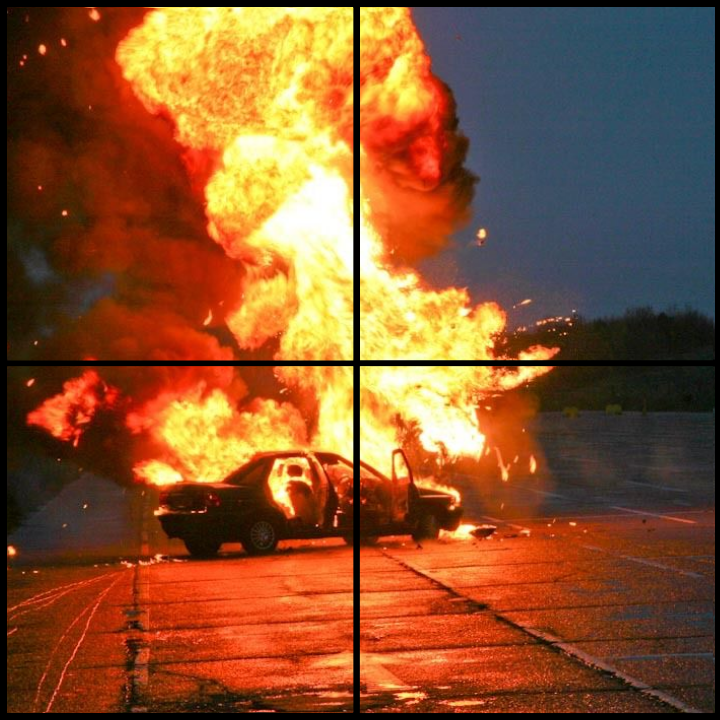
#> input picture Assets/Meledak.png, 720 x 720 px; the run also reads 3 pictures not shown here
$ jupyter execute jurnal_fix.ipynb
#> lines starting #> are read from the running program, lines starting #| are printed output that depends on the picture; after the words box and inside, x2 and y2 are one past the last pixel; in counts of white or black regions, pixels touching at a corner belong together
## **JURNAL FIX MODUL 2**

[cell 1]
import numpy as np
import matplotlib.pyplot as plt
import cv2

Mengimport library-library seperti NumPy yang digunakan untuk melakukan komputasi numerik dan manipulasi matriks, Matplotlib yang digunakan untuk visualisasi data dalam bentuk grafik atau gambar, dan OpenCV yang dirancang untuk keperluan pengolahan citra (image processing).

Kode dibawah berfungsi melakukan dua hal: pertama, membaca file gambar (Meledak.png) dari folder lokal dan menyimpannya ke dalam variabel. Kedua, menampilkan gambar ke layar agar bisa dilihat. Jadi, satu baris untuk mengambil data gambarnya, dan baris berikutnya untuk memunculkannya secara visual.

[cell 2]
img = plt.imread('Assets/Meledak.png')
#> img is the input picture: shape (720, 720, 3) float32; mean R, G, B 0.539, 0.327, 0.182
plt.imshow(img)

[cell 3]
def fungsi_empat_S(gambar, a, b, mode='H'):
 return gambar[a:b, :] if mode == 'H' else gambar[:, a:b]

Fungsi diatas berfungsi untuk memotong atau cropping bagian gambar berdasarkan koordinat yang ditentukan. Pada fungsi tersebut mode 'H' dipilih, maka gambar akan dipotong secara horizontal mengikuti rentang baris dari a sampai b. Jadi, fungsi ini mempermudah kita untuk mengambil irisan gambar tertentu sesuai kebutuhan posisi yang diinginkan.

Kode dibawah digunakan untuk membagi satu gambar utuh menjadi empat bagian yang sama besar, seperti potongan puzzle. Pertama, gambar dipotong secara horizontal menjadi bagian atas dan bawah. Setelah itu, masing-masing bagian tersebut dipotong lagi secara vertikal sehingga menghasilkan empat potongan kecil (citra 1 sampai 4). Terakhir, kode ini menampilkan keempat potongan tersebut secara bersamaan dalam satu bingkai berukuran 2x2 agar lebih mudah dibandingkan.

[cell 4]
bagian_atas = fungsi_empat_S(img, 0, 355, mode='H')
bagian_bawah = fungsi_empat_S(img, 365, 730, mode='H')

citra_1 = fungsi_empat_S(bagian_atas, 0, 355, mode='V')
citra_2 = fungsi_empat_S(bagian_atas, 365, 730, mode='V')

citra_3 = fungsi_empat_S(bagian_bawah, 0, 355, mode='V')
citra_4 = fungsi_empat_S(bagian_bawah, 365, 730, mode='V')


plt.figure(figsize=(8, 8))

plt.subplot(2, 2, 1)
plt.title("Part 1")
plt.imshow(citra_1)

plt.subplot(2, 2, 2)
plt.title("Part 2")
plt.imshow(citra_2)

plt.subplot(2, 2, 3)
plt.title("Part 3")
plt.imshow(citra_3)

plt.subplot(2, 2, 4)
plt.title("Part 4")
plt.imshow(citra_4)

[cell 5]
def fungsi_tiga(image, p1=0, p2=0, p3=0, p4=0):
    h, w = image.shape[:2]
    dilated_shape = (h * 2, w * 2) + image.shape[2:]
    dilated = np.zeros(dilated_shape, dtype=image.dtype)

    for y in range(h * 2):
        for x in range(w * 2):
            dilated[y, x] = image[int(y / 2), int(x / 2)]

    sy, ey = max(0, p1), min(h * 2, h * 2 - p2)
    sx, ex = max(0, p3), min(w * 2, w * 2 - p4)
    hasil = dilated[sy:ey, sx:ex]
    return hasil

Fungsi diatas digunakan untuk memperbesar ukuran gambar menjadi dua kali lipat dari ukuran aslinya melalui proses dilatasi. Cara kerjanya adalah dengan menduplikasi setiap piksel pada gambar asli ke dalam wadah baru yang dimensinya dua kali lebih besar. Selain memperbesar, fungsi ini juga dilengkapi dengan fitur pemotongan (cropping) otomatis di bagian akhir, di mana kita bisa mengatur parameter p1 hingga p4 untuk membuang bagian tepi gambar jika diperlukan. Hasil akhirnya adalah gambar yang tampak lebih besar dengan opsi area yang sudah disesuaikan.

[cell 6]
def crop_hitam(image):
    if image.dtype == float or image.max() <= 1.0:
        image = (image * 255).astype(np.uint8)
    else:
        image = image.astype(np.uint8)

    mask = image > 0
    if len(image.shape) == 3:
        mask = np.any(image > 0, axis=2)

    baris = np.any(mask, axis=1)
    kolom = np.any(mask, axis=0)

    if not np.any(baris) or not np.any(kolom):
        return image

    y1, y2 = np.where(baris)[0][[0, -1]]
    x1, x2 = np.where(kolom)[0][[0, -1]]
    return image[y1:y2+1, x1:x2+1]

Fungsi diatas gunanya untuk membuang pinggiran hitam yang tidak terpakai pada sebuah gambar. Caranya, kode akan mendeteksi piksel mana saja yang memiliki warna (di atas nol) untuk menentukan batas konten asli gambar tersebut. Setelah batas atas, bawah, kiri, dan kanannya ketemu, fungsi akan memotong gambar tepat pada area yang ada isinya saja. Jadi, hasil akhirnya adalah gambar yang lebih padat dan bersih karena bagian hitam di sekelilingnya sudah dihapus otomatis.

Kode dibawah melakukan proses perbesaran dan pembersihan pada keempat potongan gambar yang sudah dibuat sebelumnya. Pertama, setiap potongan gambar diperbesar ukurannya menggunakan fungsi_tiga dengan tambahan sedikit pemangkasan pada bagian tepinya. Setelah diperbesar, gambar-gambar tersebut diproses lagi menggunakan fungsi crop_hitam untuk memastikan tidak ada area kosong atau pinggiran hitam yang mengganggu. Terakhir, hasilnya ditampilkan kembali dalam satu bingkai berukuran 2x2 agar kita bisa melihat hasil perbesaran yang lebih bersih dan fokus pada konten utamanya.

[cell 7]
citra1_dilated = fungsi_tiga(citra_1, p1=5, p2=5, p3=5, p4=5)
citra2_dilated = fungsi_tiga(citra_2, p1=5, p2=5, p3=5, p4=5)
#> call 2 of fungsi_tiga, with p1 = 5, p2 = 5, p3 = 5, p4 = 5
#> after the loop in fungsi_tiga (call 2), `for y in range(h * 2):`:
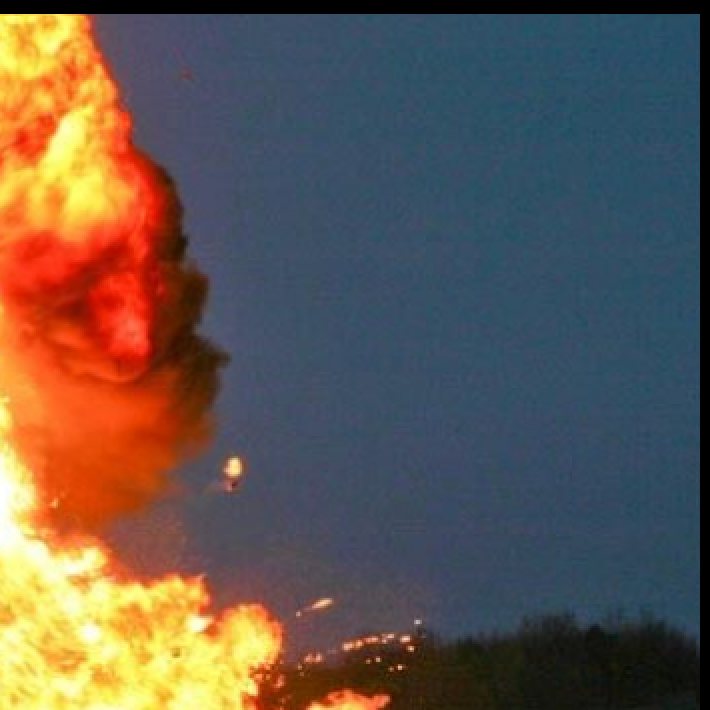
#> dilated: shape (710, 710, 3) float32; mean R, G, B 0.391, 0.342, 0.31
citra3_dilated = fungsi_tiga(citra_3, p1=5, p2=5, p3=5, p4=5)
#> call 3 of fungsi_tiga, with p1 = 5, p2 = 5, p3 = 5, p4 = 5
#> after the loop in fungsi_tiga (call 3), `for y in range(h * 2):`:
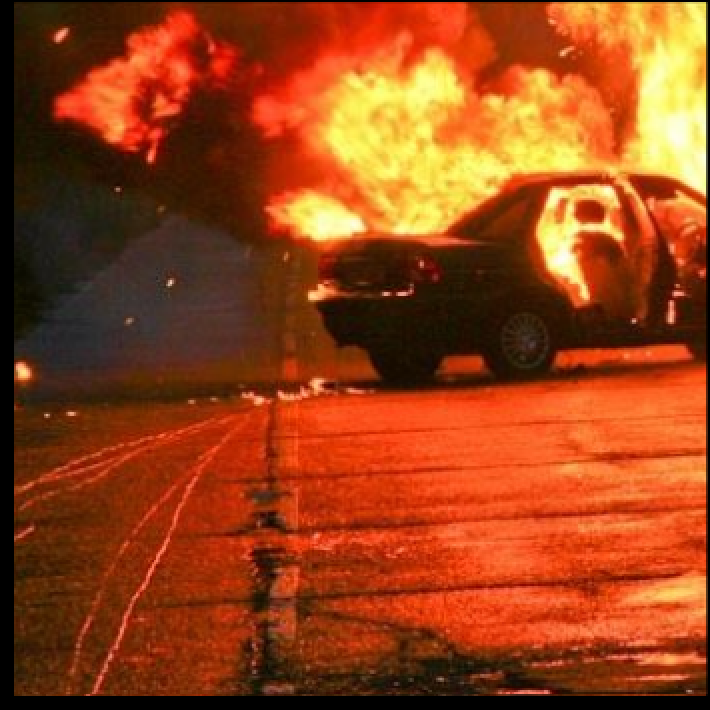
#> dilated: shape (710, 710, 3) float32; mean R, G, B 0.589, 0.261, 0.0935
citra4_dilated = fungsi_tiga(citra_4, p1=5, p2=5, p3=5, p4=5)
#> call 4 of fungsi_tiga, with p1 = 5, p2 = 5, p3 = 5, p4 = 5
#> after the loop in fungsi_tiga (call 4), `for y in range(h * 2):`:
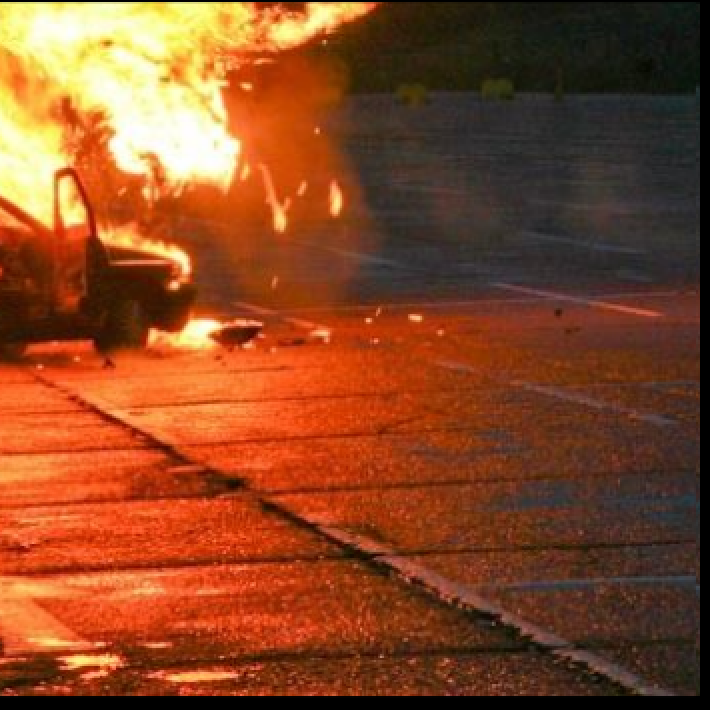
#> dilated: shape (710, 710, 3) float32; mean R, G, B 0.53, 0.282, 0.147

citra1_cut = crop_hitam(citra1_dilated)
#> in crop_hitam, `mask = np.any(image > 0, axis=2)`:
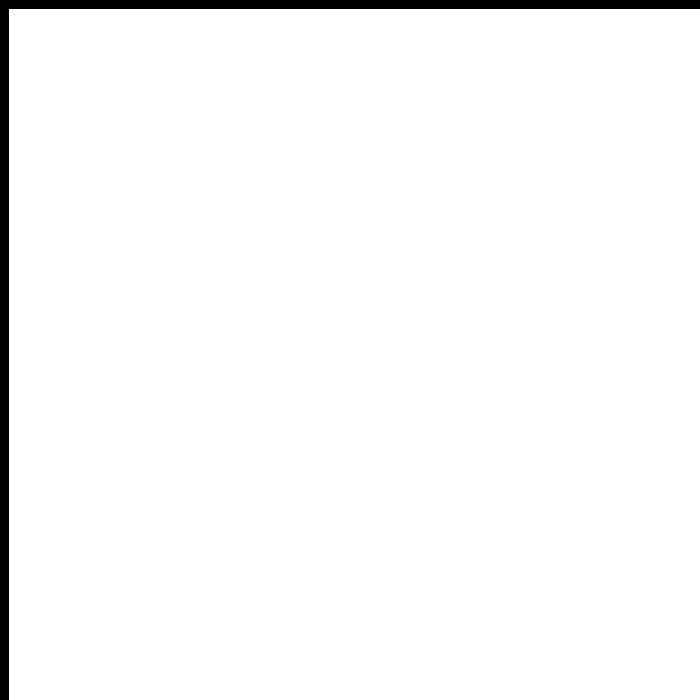
#> mask: shape (700, 700) bool; 97.4% white; 1 black region, box (x1, y1, x2, y2) and area: (0, 0, 700, 700) 12519
#> in crop_hitam, `y1, y2 = np.where(baris)[0][[0, -1]]`: y1 = 9; y2 = 699
#> in crop_hitam, `x1, x2 = np.where(kolom)[0][[0, -1]]`: x1 = 9; x2 = 699
citra2_cut = crop_hitam(citra2_dilated)
citra3_cut = crop_hitam(citra3_dilated)
citra4_cut = crop_hitam(citra4_dilated)
#> in crop_hitam (call 4), `mask = np.any(image > 0, axis=2)`:
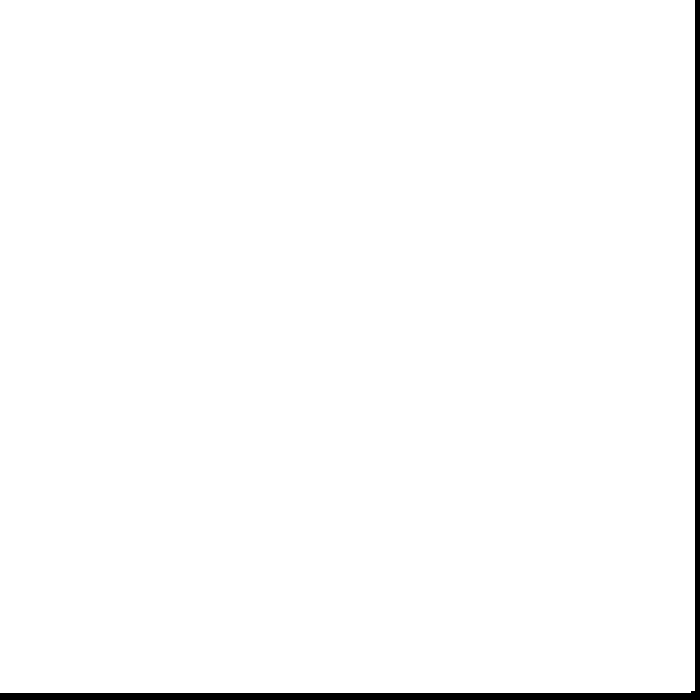
#> mask: shape (700, 700) bool; 98.3% white; 1 black region, box (x1, y1, x2, y2) and area: (0, 0, 700, 700) 8373
#> in crop_hitam (call 4), `y1, y2 = np.where(baris)[0][[0, -1]]`: y2 = 692
#> in crop_hitam (call 4), `x1, x2 = np.where(kolom)[0][[0, -1]]`: x1 = 0; x2 = 694
#> in crop_hitam (call 4), `return image[y1:y2+1, x1:x2+1]`:
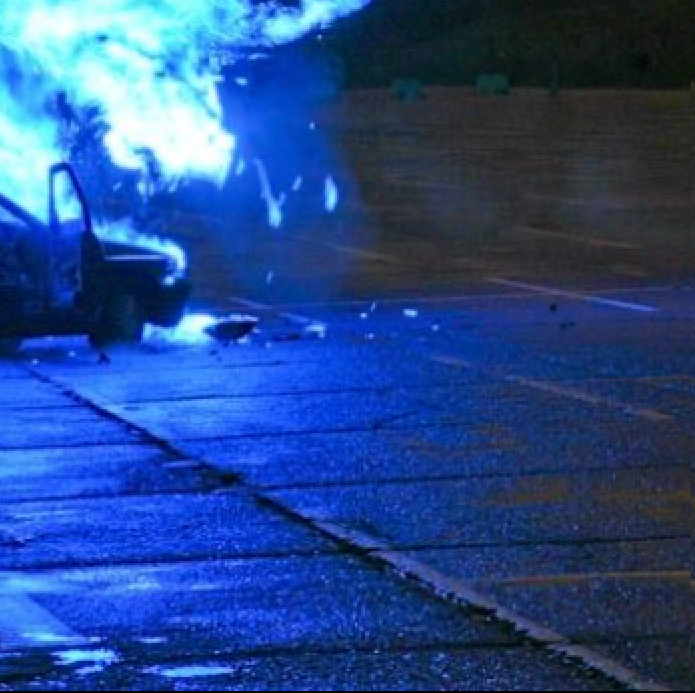
#> returned value: shape (693, 695, 3); mean of channels 0, 1, 2 139.4, 73.8, 38.5; drawn as B, G, R

plt.figure(figsize=(8, 8))

plt.subplot(2, 2, 1)
plt.title("Citra 1")
plt.imshow(citra1_cut)

plt.subplot(2, 2, 2)
plt.title("Citra 2")
plt.imshow(citra2_cut)

plt.subplot(2, 2, 3)
plt.title("Citra 3")
plt.imshow(citra3_cut)

plt.subplot(2, 2, 4)
plt.title("Citra 4")
plt.imshow(citra4_cut)

[cell 8]
def merge_image(citra1, citra2, orientation='H'):
    has_channels = len(citra1.shape) == 3

    if orientation == 'H':
        tinggi = max(citra1.shape[0], citra2.shape[0])
        lebar_total = citra1.shape[1] + citra2.shape[1]

        if not has_channels:
            gabungan = np.zeros((tinggi, lebar_total), dtype=citra1.dtype)
        else:
            gabungan = np.zeros((tinggi, lebar_total, citra1.shape[2]), dtype=citra1.dtype)

        gabungan[0:citra1.shape[0], 0:citra1.shape[1]] = citra1
        gabungan[0:citra2.shape[0], citra1.shape[1]:] = citra2

    else:
        lebar = max(citra1.shape[1], citra2.shape[1])
        tinggi_total = citra1.shape[0] + citra2.shape[0]

        if not has_channels:
            gabungan = np.zeros((tinggi_total, lebar), dtype=citra1.dtype)
        else:
            gabungan = np.zeros((tinggi_total, lebar, citra1.shape[2]), dtype=citra1.dtype)

        gabungan[0:citra1.shape[0], 0:citra1.shape[1]] = citra1
        gabungan[citra1.shape[0]:, 0:citra2.shape[1]] = citra2

    return gabungan

Fungsi diatas digunakan untuk menggabungkan dua gambar menjadi satu kesatuan. Kita bisa memilih arah penggabungannya: jika mode 'H' dipilih, kedua gambar akan disusun berdampingan secara horizontal (kiri-kanan), sedangkan jika memilih mode lain, gambar akan disusun menumpuk secara vertikal (atas-bawah). Fungsi ini juga otomatis menyiapkan "wadah" kosong yang ukurannya pas dengan total dimensi kedua gambar tersebut, lalu menempelkan masing-masing gambar ke posisinya sehingga menjadi satu citra utuh yang baru.

Bagian kode dibawah berfungsi untuk menyusun kembali potongan-potongan gambar yang sebelumnya sudah diperbesar dan dibersihkan menjadi satu gambar utuh. Prosesnya dilakukan secara bertahap: pertama, potongan kiri dan kanan digabungkan secara mendatar (horizontal) untuk membentuk baris atas dan baris bawah. Setelah kedua baris tersebut jadi, keduanya kemudian ditumpuk secara tegak (vertikal) hingga membentuk kembali komposisi gambar yang lengkap. Terakhir, gambar yang sudah bersatu tersebut ditampilkan ke layar menggunakan perintah imshow

[cell 9]
citra1_M = merge_image(citra1_cut, citra2_cut, orientation='H')
#> in merge_image, `gabungan[0:citra1.shape[0], 0:citra1.shape[1]] = citra1`:
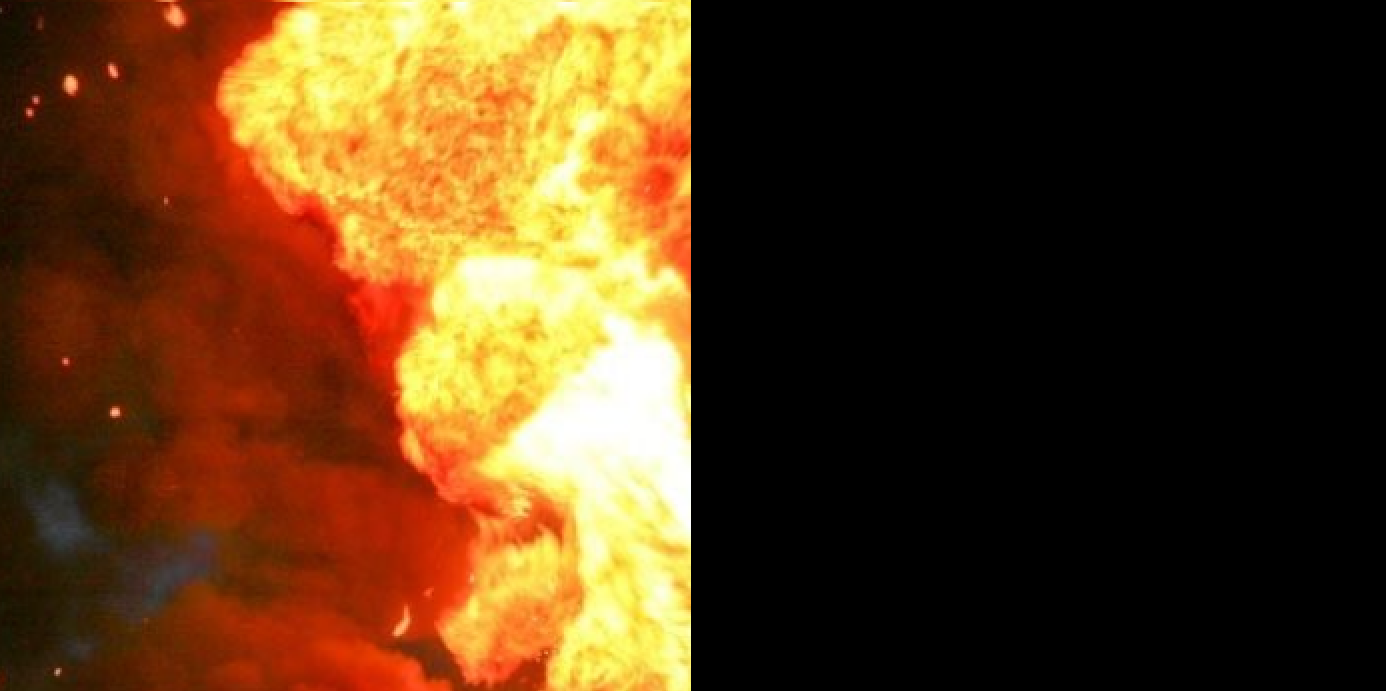
#> gabungan: shape (691, 1386, 3); mean R, G, B 88.2, 57.2, 24.2
citra2_M = merge_image(citra3_cut, citra4_cut, orientation='H')
#> (the rest of the program and of its run is left out)
